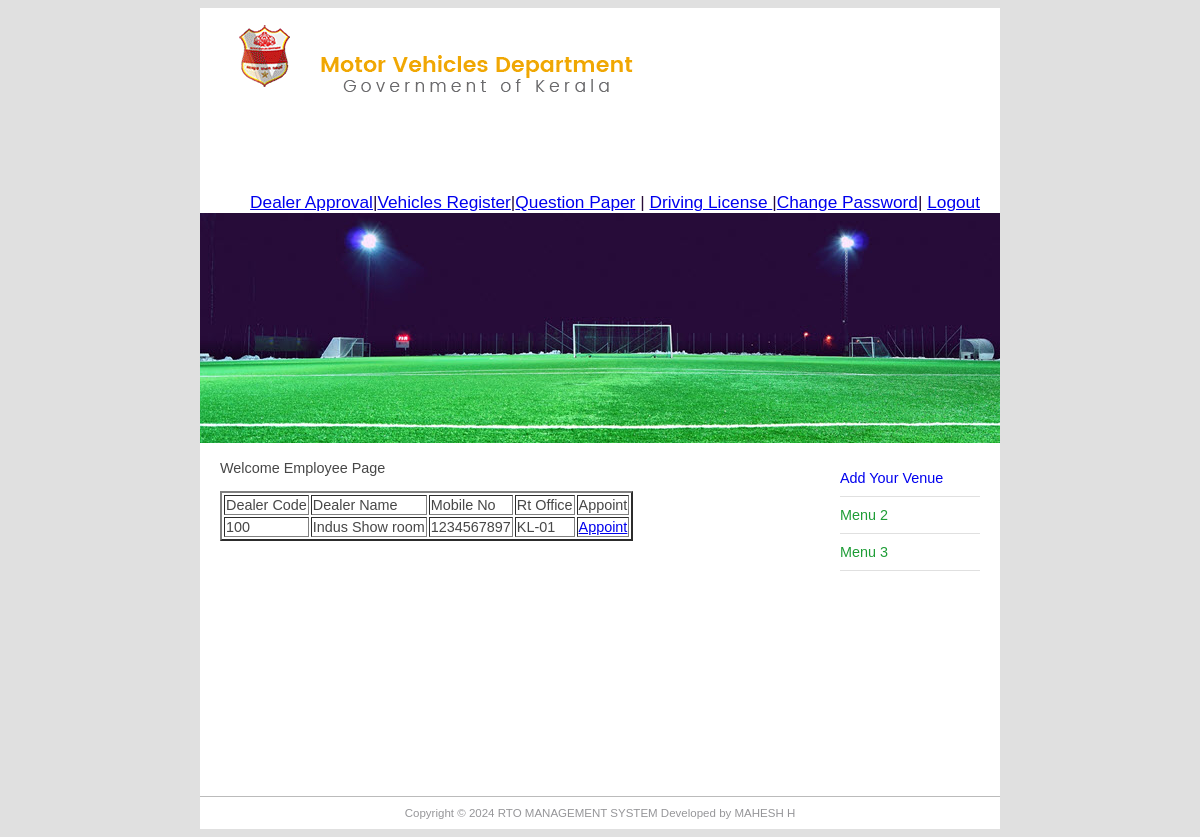
Screenshot of /printdealer/ with the database file from the repository.
### srto/models.py (models this page shows, shortened)
class Dealers(models.Model):
    dcode = models.CharField("Dealer Code",max_length=20, primary_key=True)
    dname = models.CharField("Dealers Name",max_length=100)
    place = models.CharField("Building Address",max_length=100)
    phone = models.CharField("Phone No",max_length=15)
    email = models.EmailField()
    rcode = models.ForeignKey(Rtoffice,blank=True,null=True, on_delete=models.CASCADE)
    status = models.CharField("Application Status",max_length=50, choices=dealerchoice, default='DN')

class Rtoffice(models.Model):
    rcode = models.CharField('RT Office Code',max_length=50, primary_key=True)
    rname = models.CharField('RT Office Name', max_length=100)
    address = models.CharField(max_length=250)
    phone = models.CharField(max_length=15)
    email = models.EmailField()
    def __str__(self):
        return self.rcode

### srto/views.py (the view)
# urls.py: path('printdealer/', views.printdealers, name='printdealer'),
def printdealers(request):
    objectlist= Dealers.objects.filter( status="DN")
    return render(request, 'registration/dealerapplication.html', {"objectlist": objectlist})

### srto/templates/registration/dealerapplication.html
{% extends 'Employeebase.html' %}
{% block content %}
<p>Welcome Employee Page</p>
<table border="2">
  <tr><td>Dealer Code</td><td>Dealer Name</td><td>Mobile No</td><td>Rt Office</td><td>Appoint</td></tr>
  {% for city in objectlist %}
      <tr><td>{{ city.dcode }}</td><td>{{ city.dname }}</td><td>{{ city.phone }}</td><td>{{city.rcode}}</td><td><a href="{% url 'dealerappoint' dcode=city.dcode%}">Appoint</a> </td></tr>
  {% endfor %}
</table>
 {% endblock content %}

### rto2022/static/main.css (style rules this page uses)
body { background-color: #E0E0E0; font-family: "Trebuchet MS", Helvetica, sans-serif; font-size: 0.9em; text-align: justify; color: #474747; }

### rows the page displays
Dealers: dcode "100", dname "Indus Show room", phone "1234567897", rcode "KL-01"
